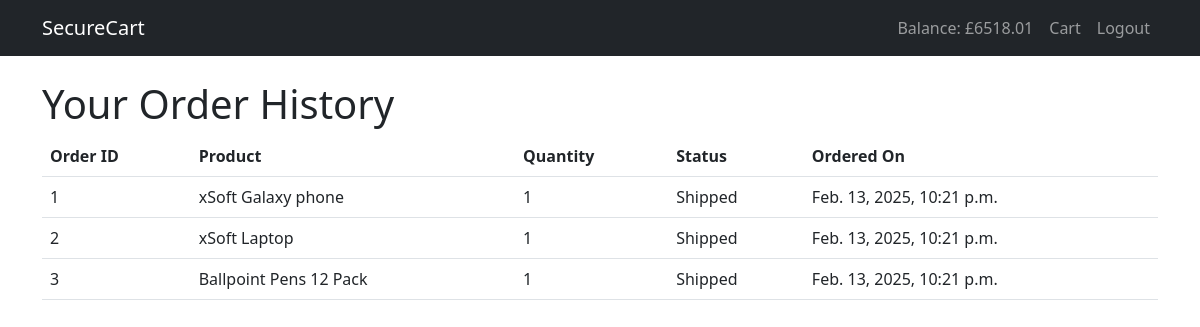
Page /orders/ (signed in) on the committed database.
### shop/models.py (models this page shows, shortened)
class Userbalance(AbstractUser):
    balance = models.DecimalField(max_digits=10, decimal_places=2, default=0.00)
    groups = models.ManyToManyField(
        "auth.Group",
        related_name="userbalance_set",  #Fix clashes with Django default configurations
        blank=True
    )
    user_permissions = models.ManyToManyField(
        "auth.Permission",
        related_name="userbalance_set",  # Fix clashes with Django's default permissions system
        blank=True
    )

class Order(models.Model):
    user = models.ForeignKey(Userbalance, on_delete=models.CASCADE)
    product = models.ForeignKey(Product, on_delete=models.CASCADE) #used this tpo store products associated with current order
    quantity = models.PositiveIntegerField()
    status = models.CharField(max_length=50, default='Shipped') #order status set to default for testing purposes
    created_at = models.DateTimeField(auto_now_add=True)

class Product(models.Model):
    name = models.CharField(max_length=255)
    description = models.TextField()
    price = models.DecimalField(max_digits=10, decimal_places=2, verbose_name="Price (£)")
    stock = models.IntegerField()
    image = models.ImageField(upload_to='products/', blank=True, null=True)

### shop/views.py (the view)
# urls.py: path('orders/', views.order_history, name='order_history'), #screen showing past orders of user logged in
@login_required
def order_history(request):
    orders = Order.objects.filter(user=request.user)
    return render(request, 'shop/order_history.html', {'orders': orders})

### shop/templates/shop/order_history.html
{% extends 'shop/base.html' %}
{% block content %}
<h1>Your Order History</h1>
{% if orders %}
    <table class="table">
        <thead>
            <tr>
                <th>Order ID</th>
                <th>Product</th>
                <th>Quantity</th>
                <th>Status</th>
                <th>Ordered On</th>
            </tr>
        </thead>
        <tbody>
            {% for order in orders %}
                <tr>
                    <td>{{ order.id }}</td>
                    <td>{{ order.product.name }}</td>
                    <td>{{ order.quantity }}</td>
                    <td>{{ order.status }}</td>
                    <td>{{ order.created_at }}</td>
                </tr>
            {% endfor %}
        </tbody>
    </table>
{% else %}
    <p>You have not placed any orders yet.</p>
{% endif %}
{% endblock %}

### shop/templates/shop/base.html (shortened to what this page needs)
<!DOCTYPE html>
<html lang="en">
<head>
    <link rel="stylesheet" href="https://cdn.jsdelivr.net/npm/bootstrap@5.3.0/dist/css/bootstrap.min.css">
</head>
<body>
    <nav class="navbar navbar-expand-lg navbar-dark bg-dark">
        <div class="container">
            <a class="navbar-brand" href="{% url 'product_list' %}">SecureCart</a>
            <div class="collapse navbar-collapse">
                <ul class="navbar-nav ms-auto">
                    {% if user.is_authenticated %}
                        <li class="nav-item">
                            <span class="nav-link">Balance: £{{ user.balance }}</span>
                        </li>
                        <li class="nav-item"><a class="nav-link" href="{% url 'cart' %}">Cart</a></li>
                        <li class="nav-item">
                            <form method="post" action="{% url 'logout' %}">
                                <button type="submit" class="btn btn-link nav-link" style="border: none; background: none; cursor: pointer;">
                                    Logout
                                </button>
                            </form>
                        </li>
                    {% else %}
                        <li class="nav-item"><a class="nav-link" href="{% url 'login' %}">Login</a></li>
                        <li class="nav-item"><a class="nav-link" href="{% url 'signup' %}">Sign Up</a></li>
                    {% endif %}
                </ul>
            </div>
        </div>
    </nav>
    <div class="container mt-4">
        {% block content %}{% endblock %}
    </div>
</body>
</html>

### rows in the picture
Userbalance: balance "6518.01"
Order: id "1", product.name "xSoft Galaxy phone", quantity "1", status "Shipped", created_at "Feb. 13, 2025, 10:21 p.m."
Order: id "2", product.name "xSoft Laptop", quantity "1", status "Shipped", created_at "Feb. 13, 2025, 10:21 p.m."
Order: id "3", product.name "Ballpoint Pens 12 Pack", quantity "1", status "Shipped", created_at "Feb. 13, 2025, 10:21 p.m."
